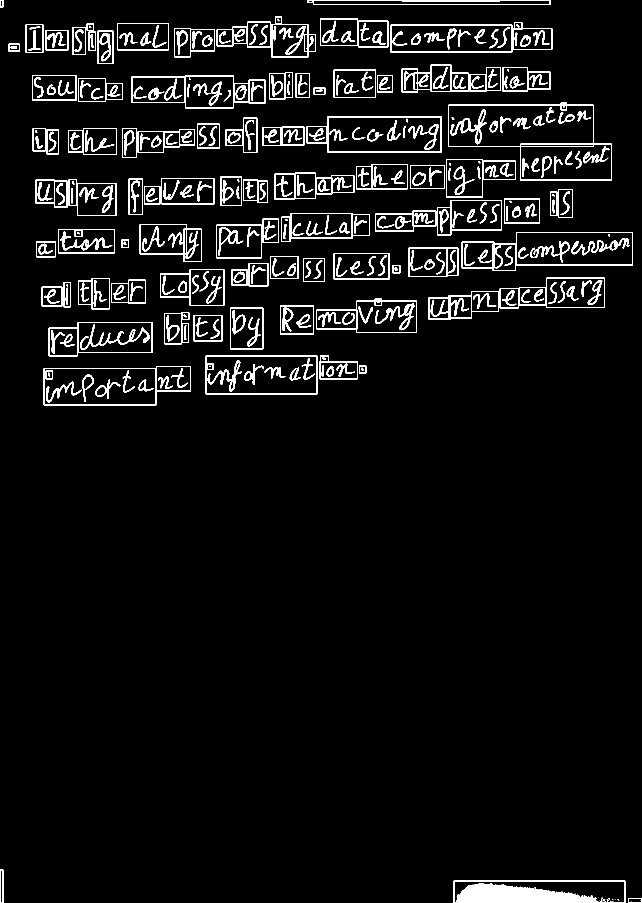
#> input picture drawed1.png, 2567 x 3612 px (shown at 1/4 size)
$ python -i preprocessing.py   (imports and definitions only)
#> lines starting #> are read from the running program, lines starting #| are printed output that depends on the picture; after the words box and inside, x2 and y2 are one past the last pixel; in counts of white or black regions, pixels touching at a corner belong together
#> further down, picture is the input picture: shape (3612, 2567, 3); 4.5% white; 377 white regions (19 under 20 px), largest, box (x1, y1, x2, y2) and area: (1814, 3523, 2502, 3612) 32427, (1793, 411, 2448, 722) 7797, (1230, 0, 2202, 19) 7102
import cv2
import numpy as np

def cropTxtOnly(img):

    img = img[30:-450,10:-10] # Perform pre-cropping
    gray = cv2.cvtColor(img, cv2.COLOR_BGR2GRAY)

    for i in range(90,1000,10):

        gray = 255*(gray < i).astype(np.uint8) # To invert the text to white

        gray = cv2.morphologyEx(gray, cv2.MORPH_OPEN, np.ones((2, 2), dtype=np.uint8)) # Perform noise filtering

        coords = cv2.findNonZero(gray) # Find all non-zero points (text)
        x, y, w, h = cv2.boundingRect(coords) # Find minimum spanning bounding box
        rect = img[y:y+h, x:x+w] # Crop the original image

        if (rect.size > 10000):
            return rect

    return None


def preprocessing(img):

    # convert to gray
    gray = cv2.cvtColor(img, cv2.COLOR_BGR2GRAY)

    # threshold the grayscale image
    thresh = cv2.threshold(gray, 0, 255, cv2.THRESH_BINARY_INV + cv2.THRESH_OTSU)[1]
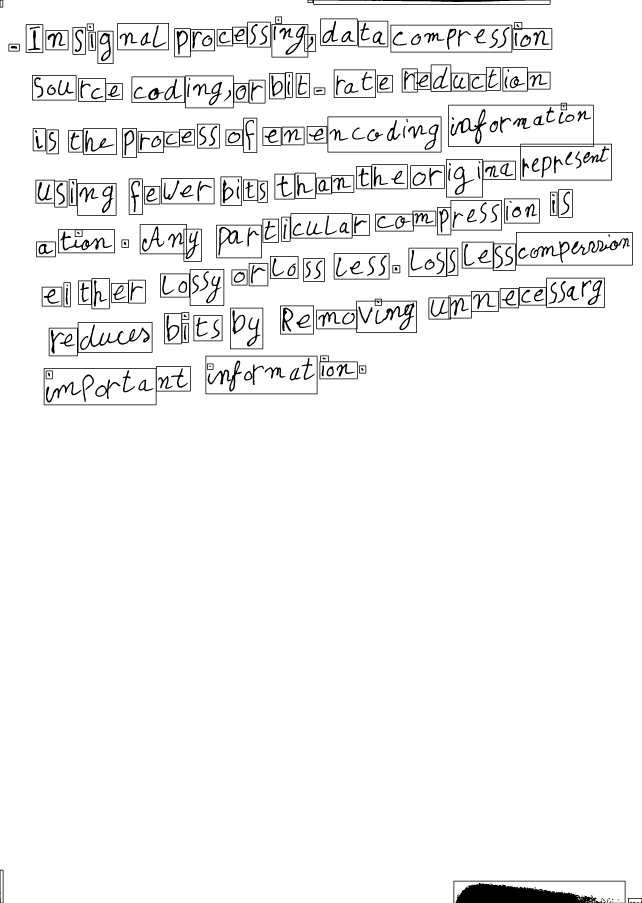
#> thresh: shape (3612, 2567) (shown at 1/4 size); 95.5% white; 377 black regions (19 under 20 px), largest, box (x1, y1, x2, y2) and area: (1814, 3523, 2502, 3612) 32427, (1793, 411, 2448, 722) 7797, (1230, 0, 2202, 19) 7102

    # use morphology erode to blur horizontally
    kernel = cv2.getStructuringElement(cv2.MORPH_RECT, (200, 3))
    morph = cv2.morphologyEx(thresh, cv2.MORPH_DILATE, kernel)
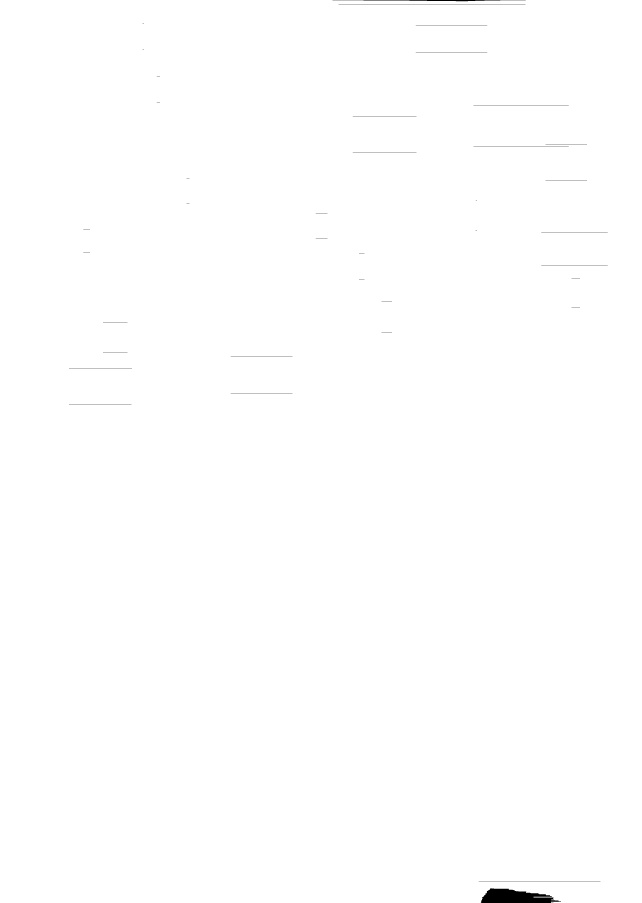
#> morph: shape (3612, 2567) (shown at 1/4 size); 99.8% white; 38 black regions (8 under 20 px), largest, box (x1, y1, x2, y2) and area: (1923, 3553, 2244, 3612) 12623, (1330, 0, 2103, 5) 1862, (1354, 17, 2102, 18) 748
    # use morphology open to remove thin lines from dotted lines
    kernel = cv2.getStructuringElement(cv2.MORPH_RECT, (3, 17))
    morph = cv2.morphologyEx(morph, cv2.MORPH_OPEN, kernel)
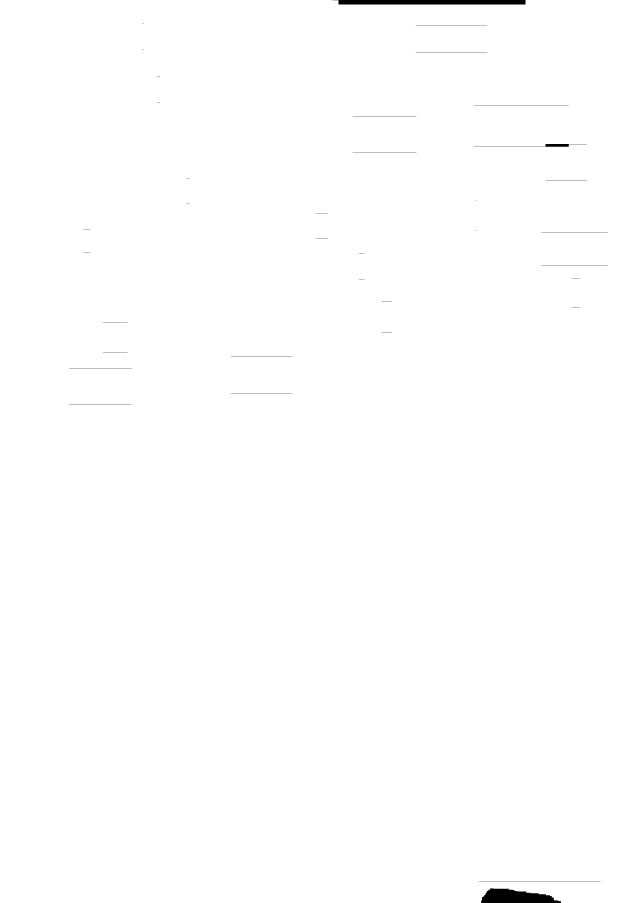
#> morph: shape (3612, 2567) (shown at 1/4 size); 99.7% white; 36 black regions (8 under 20 px)
    # find contours
    cntrs = cv2.findContours(morph, cv2.RETR_EXTERNAL, cv2.CHAIN_APPROX_SIMPLE)
#> cntrs = 1 contour; box (x1, y1, x2, y2) and area: (0, 0, 2567, 3612) 9239192
    cntrs = cntrs[0] if len(cntrs) == 2 else cntrs[1]

    return thresh


>>> import cv2
>>> picture = cv2.imread('drawed1.png')
>>> result = preprocessing(picture)
